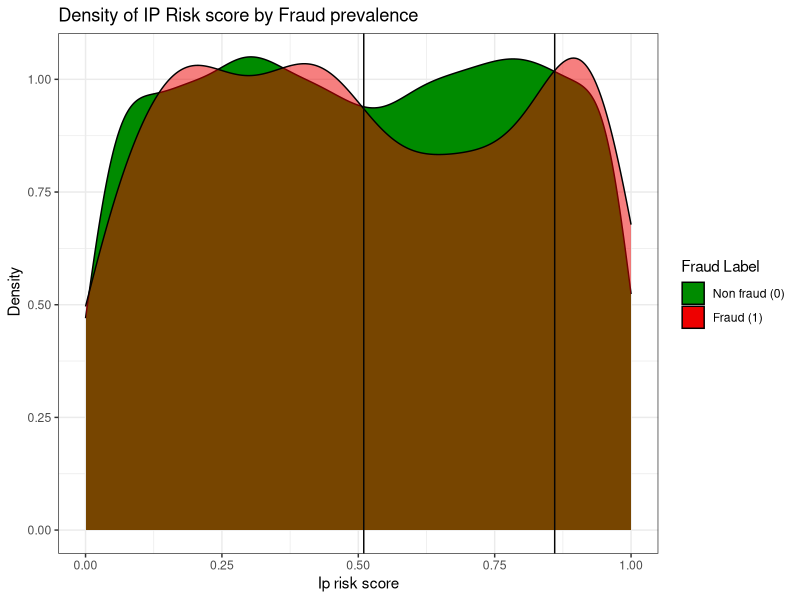

Here is the R script that generated this plot: (Note: this script raises an error after producing the figure.)
#--------------------------------#
#INSTALL NECESSARY PACKAGES ------
#--------------------------------#
#we have packages that handle data importing and visualisations

install.packages("here")    #used for relative file paths
library("here")          
here()                      #file path must be root of folder 
list.files(here("dataset")) #expect to see Digital_Payment_Fraud_Detection_Dataset.csv

install.packages("tidyverse") #visualisation suite 
library("tidyverse")

install.packages("patchwork") #putting together visualisations in EDA
library("patchwork")

#------------------------------------#
#IMPORT AND CLEANING THE DATASET -----
#------------------------------------#

fraud <- read.csv(here("dataset", "Digital_Payment_Fraud_Detection_Dataset.csv"))

fraud$fraud_label <- factor(fraud$fraud_lab)              #fraud_label from numeric to factor (categorical)
fraud$is_international <- factor(fraud$is_international)  #is_international from numeric to factor (categorical)
summary(fraud) #our fraud label has been transformed into factor of two levels: 0 no fraud, 1 fraud 

View(fraud) #looking at our data in RStudio 
table(fraud$fraud_label) #large prevalence of fraud: 6.52% fraud vs 93.48% not fraud

# Now we can start with our visualisations 

#------------------------------------#
#EXPLORATORY DATA ANALYSIS -----------
#------------------------------------#
# Let us create repeatable code for the theme and legend
s1 <- scale_fill_manual(name = "Fraud Label", 
                        values = c("0" = "green4", "1" = "red2"),
                        labels = c("Non fraud (0)", "Fraud (1)"))
s2 <- scale_fill_manual(name = "Fraud Label", 
                        values = c("0" = "green4", "1" = "red2"),
                        labels = c("Non fraud (0)", "Fraud (1)"), guide = "none")
t <- theme_bw()


# Q1 - What is the breakdown of IP Risk Score by fraud label using densities --------------------------------------------
p1 <- ggplot( data = fraud, aes(x = ip_risk_score, 
                          fill = fraud_label,
                          alpha = fraud_label)) +
    geom_density() +
    scale_alpha_manual(values = c("0" = 1, "1" = 0.5), guide = "none") +
    geom_vline(xintercept = 0.51, color = "gray2") +
    geom_vline(xintercept = 0.86, colour = "gray2") +
    labs( title = "Density of IP Risk score by Fraud prevalence",
          x = "Ip risk score",
          y = " Density") +
    t + s1
  
# Our density curves follow each other fairly closely until the IP score of 0.51 until 0.86
# Since density is a description of the probability distribution of IP score broken down by fraud and not fraud- 
# this tells us that this range of IP scores has a lower probability of Non Fraud cases than Fraud cases.  


# Q2 - How is fraud distributed in  other variables (mainly discrete ) --------------------------------------------
p2 <- ggplot(data = fraud , aes(x = login_attempts_last_24h, fill = fraud_label))+ 
  geom_bar() + s +ggtitle("Fraud by Number of login attempts") +
  labs( x= "Number of login attempts") + t
  scale_x_discrete( limits = c(0: 8)) 
p3 <- ggplot(data = fraud , aes(x = payment_mode, fill = fraud_label))+
  geom_bar() + s + ggtitle("Fraud by Payment modes") +
  labs( x= "Payment mode") + t
p4 <- ggplot(data = fraud , aes(x = device_type, fill = fraud_label))+
  geom_bar() + s + ggtitle("Fraud by Payment modes") +
  labs( x= "Device type") + t
p5 <- ggplot(data = fraud , aes(x = transaction_type, fill = fraud_label))+
  geom_bar() + s + ggtitle("Fraud by Transaction types") +
  labs( x= "Transaction type") + t
p6 <- ggplot(data = fraud , aes(x = transaction_hour, fill = fraud_label))+
  geom_bar() + s + ggtitle("Fraud by Transaction hour") + 
  scale_x_discrete( limits = c(0: 23)) +
  labs( x= "Time of transaction") + t
p7 <- ggplot(data = fraud , aes(x = previous_failed_attempts, fill = fraud_label))+
  geom_bar() +s  + ggtitle("Fraud by Numer of failed attempts") +
  labs( x= "Number of previous failed attempts") + t

# creating a patchwork of categorical and discrete numeric variables broken down by fraud
p6/ (p2 + p3 + p4 + p5 + p7 + grid::textGrob("2) Fraud seems to increase slightly after 5 attempted logins\n3) Fraud does not seem to vary too much with other variables ")) +
  plot_annotation(title = "How are our categorical and discrete variables broken down by Fraud?",
                  subtitle = " 1) We see that the hours of 02:00 a.m., 5:00 a.m., 08:00 a.m., 13:00 p.m. and 18:00 p.m.
      have a higher prevalence of fraud than other times.")

### Q3 - How does transaction amount vary with average transaction in terms of predicting fraud ------------------------

p8 <- ggplot( data = fraud, aes(x = transaction_amount, y = account_age_days, colour = fraud_label)) + 
  geom_point() +
  labs( title = "Transaction amount vs average transaction amount",
        x = "Transaction amount",
        y = "Account age in days") + scale_colour_manual(name = "Fraud Label", 
                                                       values = c("0" = "green4", "1" = "red2"),
                                                       labels = c("Non fraud (0)", "Fraud (1)")) + t

# There is little relationship between transaction amounts and avergae age of accounts in days.
# The fraudulent data points are visible in the entire range across the y and x axis. 

# Q4- What proportion of international transactions are fraudulent --------------------------------------------

fraud.international <- fraud %>%              #begin by group our transaction by international or not 
group_by( is_international, fraud_label) %>% 
  summarise(
    count = n()) 

fraud_0 <-subset(fraud.international, is_international == 0)  #getting the subset of local (0)  transactions
fraud_1 <- subset(fraud.international, is_international == 1) # getting the subset of international (1) transactions   

prop0 <- prop.table(fraud_0$count) #getting proportion 
prop1 <- prop.table(fraud_1$count)

display0 <-  paste0(round(prop0[2],3)*100,"% of transactions are fraud") #getting percentage of international transactions rounded  to 3 s.f
display1 <- paste0(round(prop1[2],3)*100,"% of transactions are fraud")


p9 <- ggplot(data = fraud , aes(x = is_international, fill = fraud_label))+
  geom_bar()  +
  labs( title = "Proportion of international transactions with fraud",
        x = "Is transaction international?",
        y = "Frequency of transactions") +
  annotate("text",
           x = 1,
           y = 7000,
           label = display0,
           family = "serif", 
           fontface = "bold") +
  annotate("text",
           x = 2.03,
           y = 1500,
           label  = display1,
           family = "serif", 
           fontface = "bold") + t + s1
  
# Q5 - How does location impact fraud ----------------------------------------------------------------

fraud.location <- fraud %>%                   #begin by grouping our transactions by device location into a dataframe 
  group_by( device_location, fraud_label) %>% 
  summarise(
    count = n()) 

location_b <-subset(fraud.location, device_location == "Bangalore") #get the subset of the dataframe for each location
location_c <-subset(fraud.location, device_location == "Chennai")
location_d <-subset(fraud.location, device_location == "Delhi")
location_h <-subset(fraud.location, device_location == "Hyderabad")
location_m <-subset(fraud.location, device_location == "Mumbai")

prop.b <- prop.table(location_b$count) #get the subset as proportions 
prop.c <- prop.table(location_c$count)
prop.d <- prop.table(location_d$count)
prop.h <- prop.table(location_h$count)
prop.m <- prop.table(location_m$count)


displayb <-  paste0(round(prop.b[2],3)*100,"%  fraud") #get the percentage of fraudulent transactions by location 
displayc <- paste0(round(prop.c[2],3)*100,"%  fraud")
displayd <-  paste0(round(prop.d[2],3)*100,"%  fraud")
displayh <- paste0(round(prop.h[2],3)*100,"%  fraud")
displaym <-  paste0(round(prop.m[2],3)*100,"%  fraud")

ann <- data.frame(                                     #let us create a dataframe for the x and y axis coordinates as well as the font and percentages rounded to 3 s.f
  x =c(1,2,3,4,5),
  y = c(1600, 1500, 1590, 1690, 1500), 
  label = c( displayb, displayc, displayd, displayh, displaym), 
  fontface = rep("bold", times = 5),
  fontfamily = rep("serif", times = 5)
)


p10 <- ggplot(data = fraud , aes(x = device_location , fill = fraud_label)) +
  geom_bar(width = 0.8) +
geom_text( data = ann,
          aes( x= x,
           y = y, 
           label = label,
           fontface = fontface,
           family = fontfamily),
           inherit.aes = FALSE) +
  labs(
    title = "Distribution of Fraud per location",
    x = "Device locations",
    y = "Number of transactions"
  ) + t + s1




